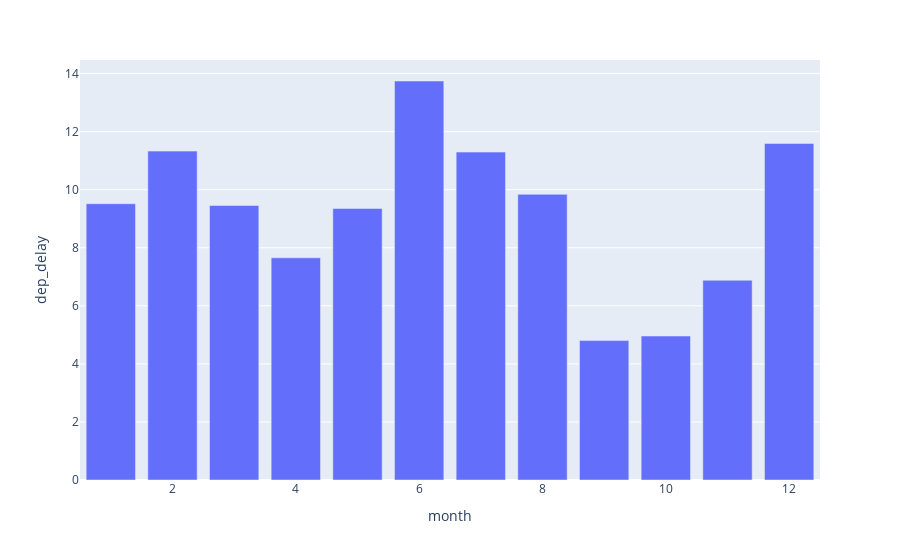

Write notebook code for a chart like this one.
### Code cell
fig = px.bar(df, x='month', y='dep_delay')

fig.show()

### Figure 1 — Plotly figure (JSON) as saved in the notebook; plotly's stock layout.template omitted (floating-point values rounded to 4 significant figures)
{"data": [{"alignmentgroup": "True", "hovertemplate": "month=%{x}<br>dep_delay=%{y}<extra></extra>", "legendgroup": "", "marker": {"color": "#636efa", "pattern": {"shape": ""}}, "name": "", "offsetgroup": "", "orientation": "v", "showlegend": false, "textposition": "auto", "type": "bar", "x": [1, 2, 3, 4, 5, 6, 7, 8, 9, 10, 11, 12], "xaxis": "x", "y": [9.517, 11.33, 9.457, 7.654, 9.353, 13.74, 11.3, 9.84, 4.804, 4.959, 6.88, 11.59], "yaxis": "y"}], "layout": {"barmode": "relative", "legend": {"tracegroupgap": 0}, "margin": {"t": 60}, "xaxis": {"anchor": "y", "domain": [0, 1], "title": {"text": "month"}}, "yaxis": {"anchor": "x", "domain": [0, 1], "title": {"text": "dep_delay"}}}}
